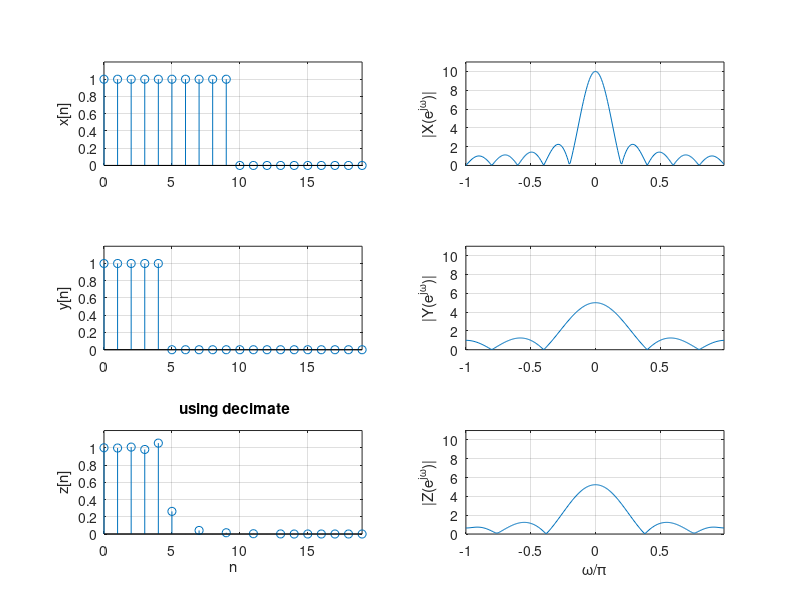
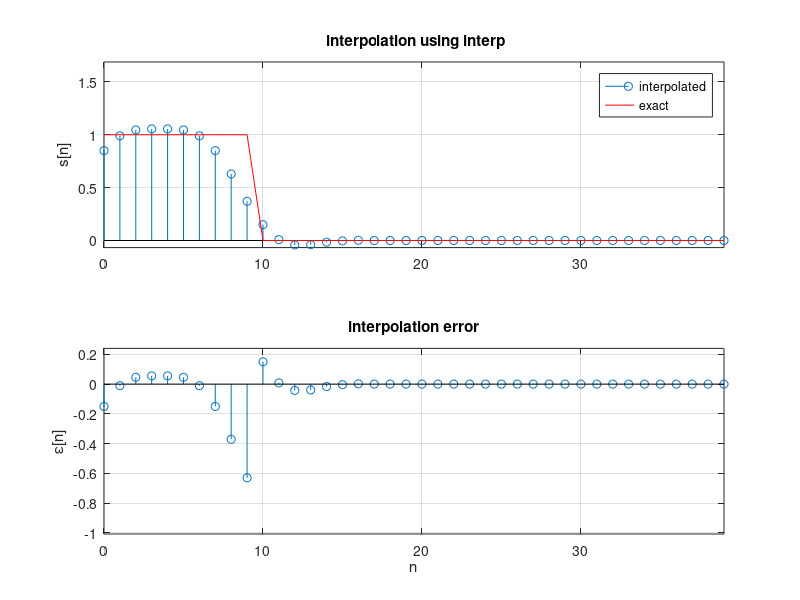

Write the MATLAB code that produced these figures, in order.
% downsampling, decimation, upsampling and interpolation
clear all; clf
ind=input(' band-limited (1) or non-bandlimited signal? ')
if ind==1,
Nx=200;n=0:Nx-1; x=cos(pi*n/4);
else
x=[ones(1,10) zeros(1,100)];Nx=length(x);n=0:Nx-1;
end
n1=0:19;
y=x(1:2:Nx-1);
X=fft(x,256);Y=fft(y,256);
L=length(X);w=0:2*pi/L:2*pi-2*pi/L;w1=(w-pi)/pi;

figure(1)
subplot(321)
stem(n1,x(1:20));grid;axis([0 19 1.2*min(x(1:20)) 1.2*max(x(1:20))])
ylabel('x[n]')
subplot(322)
plot(w1,fftshift(abs(X)));grid;axis([min(w1) max(w1) 0 1.1*max(abs(X))])
ylabel('|X(e^{j\omega})|')
subplot(323)
stem(n1,y(1:20));grid;axis([0 19 1.2*min(x(1:20)) 1.2*max(x(1:20))])
ylabel('y[n]')
subplot(324)
plot(w1,fftshift(abs(Y)));axis([min(w1) max(w1) 0 1.1*max(abs(X))]);grid
ylabel('|Y(e^{j\omega})|')
z=decimate(x,2,'fir');
Z=fft(z,256);
 subplot(325)
 stem(n1,z(1:20));grid;axis([0 19 1.2*min(x(1:20)) 1.2*max(x(1:20))])
ylabel('z[n]'),xlabel('n'); title(' using decimate')
 subplot(326)
plot(w1,fftshift(abs(Z)));grid;axis([min(w1) max(w1) 0 1.1*max(abs(X))])
ylabel('|Z(e^{j\omega})|');xlabel('\omega/\pi')

s=interp(y,2);n2=0:39;
figure(2)
subplot(211)
stem(n2,s(1:40));grid;axis([0 39 1.6*min(s) 1.6*max(s)])
ylabel('s[n]'); title(' interpolation using interp')
hold on
plot(n2,x(1:40),'r')
hold off; legend('interpolated', 'exact')
subplot(212)
eps=s-x;
stem(n2,eps(1:40));grid;axis([0 39 1.6*min(eps) 1.6*max(eps)])
ylabel('\epsilon[n]');xlabel('n'); title('interpolation error')
